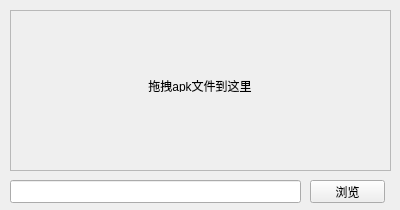
<?xml version="1.0" encoding="UTF-8"?>
<ui version="4.0">
 <class>APK_File_Form</class>
 <widget class="QWidget" name="APK_File_Form">
  <property name="geometry">
   <rect>
    <x>0</x>
    <y>0</y>
    <width>400</width>
    <height>210</height>
   </rect>
  </property>
  <property name="windowTitle">
   <string>Form</string>
  </property>
  <widget class="QFrame" name="frame_drag">
   <property name="geometry">
    <rect>
     <x>10</x>
     <y>10</y>
     <width>381</width>
     <height>161</height>
    </rect>
   </property>
   <property name="autoFillBackground">
    <bool>true</bool>
   </property>
   <property name="frameShape">
    <enum>QFrame::StyledPanel</enum>
   </property>
   <property name="frameShadow">
    <enum>QFrame::Raised</enum>
   </property>
   <widget class="QLabel" name="label">
    <property name="geometry">
     <rect>
      <x>90</x>
      <y>70</y>
      <width>200</width>
      <height>12</height>
     </rect>
    </property>
    <property name="text">
     <string>拖拽apk文件到这里</string>
    </property>
    <property name="alignment">
     <set>Qt::AlignCenter</set>
    </property>
   </widget>
  </widget>
  <widget class="QLineEdit" name="lineEdit_filename">
   <property name="geometry">
    <rect>
     <x>10</x>
     <y>180</y>
     <width>291</width>
     <height>23</height>
    </rect>
   </property>
   <property name="readOnly">
    <bool>true</bool>
   </property>
  </widget>
  <widget class="QPushButton" name="pushButton_file">
   <property name="geometry">
    <rect>
     <x>310</x>
     <y>180</y>
     <width>75</width>
     <height>23</height>
    </rect>
   </property>
   <property name="text">
    <string>浏览</string>
   </property>
  </widget>
 </widget>
 <resources/>
 <connections/>
</ui>
